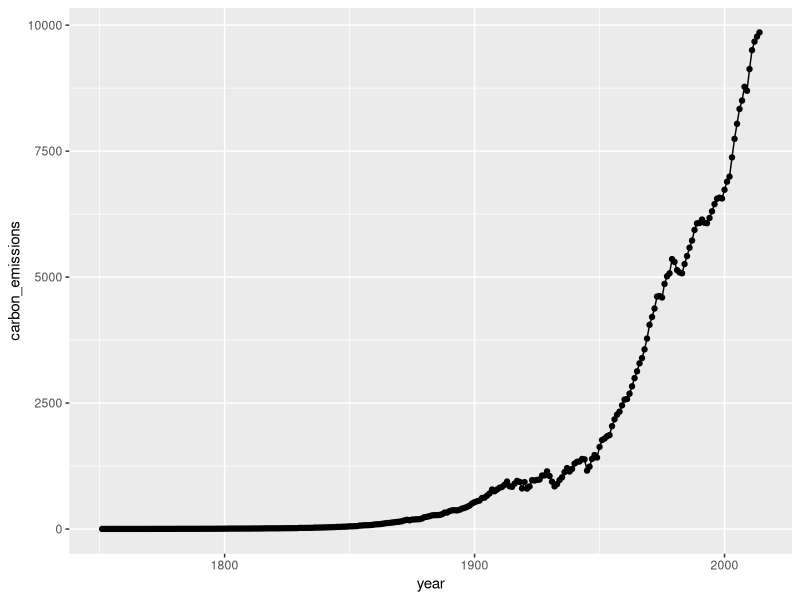
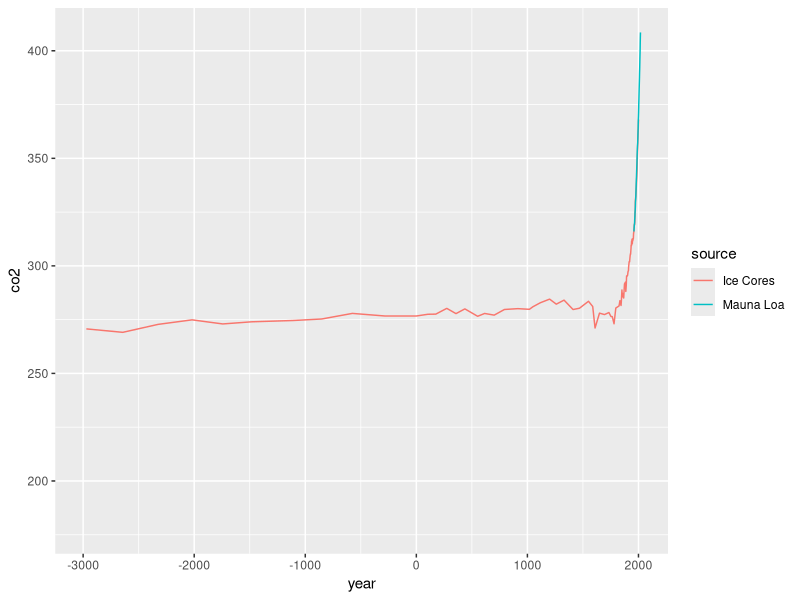

The R script that drew these images, in order:
library(tidyverse)
library(dslabs)
data(temp_carbon)
data(greenhouse_gases)
data(historic_co2)


# How many times larger were carbon emissions in the last year relative to the
#  first year?

# last year 
last_year_emission <- temp_carbon |> filter(!is.na(carbon_emissions)) |>
  pull(year) |> max()
index_last_year <- which(temp_carbon$year == last_year_emission)

# first year
first_year_emission <- temp_carbon |> filter(!is.na(carbon_emissions)) |>
  pull(year) |> min()
index_first_year <- which(temp_carbon$year == first_year_emission)

# ratio
ratio <- temp_carbon$carbon_emissions[index_last_year]/temp_carbon$carbon_emissions[index_first_year]


# How many degrees Celsius has temperature increased over the date range?
# Compare the temperatures in the most recent year versus the oldest year.

# Last year
last_year_temp <- temp_carbon |> filter(!is.na(temp_anomaly)) |>
  pull(year) |> max()
index_last_year_temp <-  which(temp_carbon$year == last_year_temp) 

print(paste("The temp anomaly in",temp_carbon$year[index_last_year_temp], 
            "was of", temp_carbon$temp_anomaly[index_last_year_temp]))

# first year
first_year_temp <- temp_carbon |> filter(!is.na(temp_anomaly)) |>
  pull(year) |> min()
index_first_year_temp <-  which(temp_carbon$year == first_year_temp)

print(paste("The temp anomaly in",temp_carbon$year[index_first_year_temp], 
            "was of", temp_carbon$temp_anomaly[index_first_year_temp]))


# Make a time series line plot of carbon emissions (carbon_emissions)
#  from the temp_carbon dataset. The y-axis is metric tons of carbon
#  emitted per year.

temp_carbon |> filter(!is.na(carbon_emissions)) |>
  ggplot(aes(x = year, y = carbon_emissions)) +
  geom_point() +
  geom_line()

# Make a line plot of co2 concentration over time (year), coloring by
#  the measurement source (source). Save this plot as co2_time for later use.

co2_time <- historic_co2 |> filter(!is.na(co2)) |>
  ggplot(aes(x = year, y = co2, color = source )) +
  geom_line()

# Use the co2_time plot saved above. Change the limits as directed to
#  investigate the rate of change in co2 over various periods with spikes
#  in co2 concentration.
# Change the x-axis limits to -3000 and 2018 to investigate modern changes
#  in co2. About how many years did it take for co2 to rise from its stable
#  level around 275 ppmv to the current level of over 400 ppmv?
co2_time + xlim(-3000, 2018)
